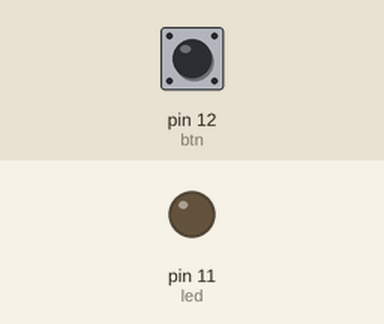
A sketch run on a simulated Arduino Uno, built with avr-gcc and run on an emulated ATmega328P. On the bench: output pins drawn as LEDs (lit = HIGH). Inputs (shaded band) come from the test bench; at power-on: pin 12 (btn) HIGH.

Above: at 1.2 s.
1.3 s: pin 12 (btn) pulled LOW for 0.15 s
At 2.1 s:
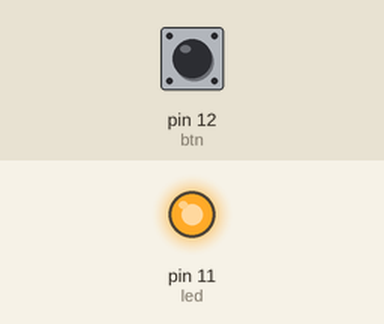
3.0 s: pin 12 (btn) pulled LOW for 1 s
At 4.7 s:
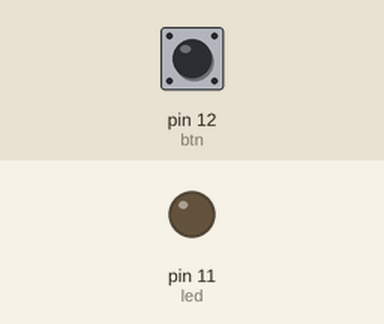
5.6 s: pin 12 (btn) pulled LOW for 3.2 s
At 9.5 s:
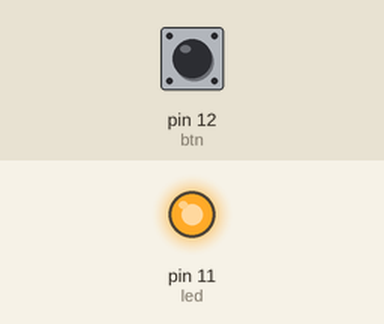
Timing chart, 0 to 11.0 s (numbered marks = the images above; inputs shaded):
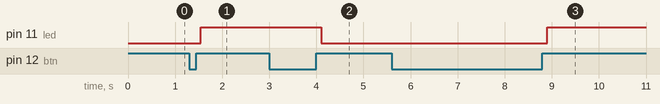

The sketch:

Arduino_exercise_13.ino
```cpp
const int btn = 12;
const int led = 11;

void setup() {
  pinMode(btn, INPUT_PULLUP);
  pinMode(led, OUTPUT);
}

// the loop function runs over and over again forever
void loop() {
  if(digitalRead(btn) == LOW) {
    while(digitalRead(btn) == LOW);
    delay(100);
    digitalWrite(led, digitalRead(led)^1);
  }
}
```

Measured:
- after the input at 1.3 s, pin 11 (led): LOW → HIGH after 0.25 s
- after the input at 3.0 s, pin 11 (led): HIGH → LOW after 1.1 s
- after the input at 5.6 s, pin 11 (led): LOW → HIGH after 3.3 s
